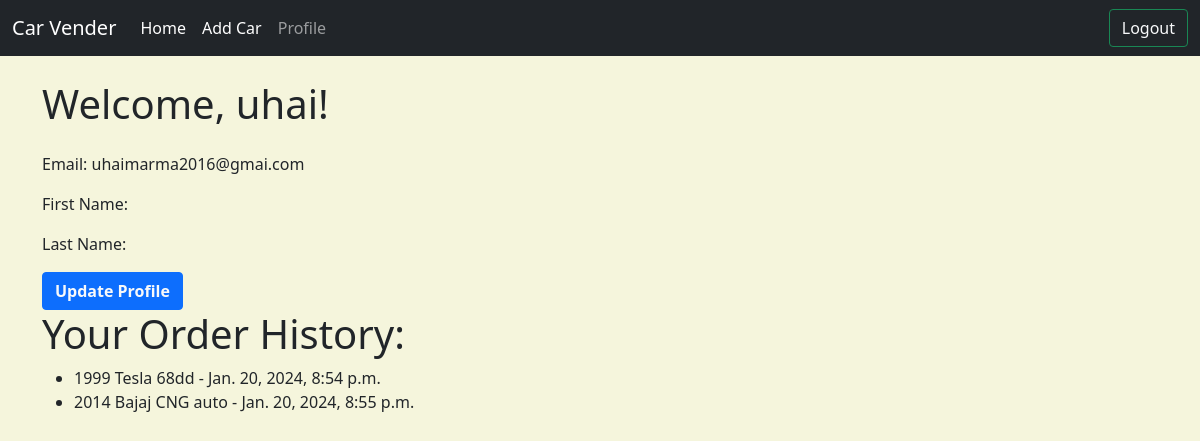
Screenshot of /user_auth/profile/ (signed in) with the database file from the repository.
### car_stores/models.py (models this page shows, shortened)
class Purchase(models.Model):
    buyer = models.ForeignKey(AuthUser, on_delete=models.CASCADE)
    car = models.ForeignKey(Car, on_delete=models.CASCADE)
    purchase_date = models.DateTimeField(auto_now_add=True)

class Car(models.Model):
    brand = models.ForeignKey(
        Brand, on_delete=models.CASCADE, related_name='cars')
    name = models.CharField(max_length=100)
    description = models.TextField()
    quantity = models.PositiveIntegerField()
    price = models.DecimalField(max_digits=10, decimal_places=2)
    year = models.IntegerField()
    model_name = models.CharField(max_length=100)
    image = models.ImageField(
        upload_to='car_stores/media/uploads/', blank=True, null=True)
    def __str__(self):
        return f"{self.year} {self.brand} {self.model_name}"

class Brand(models.Model):
    name = models.CharField(max_length=100, unique=True)
    country = models.CharField(max_length=50)
    def __str__(self):
        return self.name

### user_auth/views.py (the view)
# urls.py: path('profile/', views.profile, name='profile'),
def profile(request):
    if request.user.is_authenticated:
        user_purchases = Purchase.objects.filter(buyer=request.user)
        user = request.user
        data = {
            'username': user.username,
            'email': user.email,
            'first_name': user.first_name,
            'last_name': user.last_name,
        }
        return render(request, 'profile.html', {'data': data, 'user_purchases': user_purchases})
    else:
        return redirect('login')

### user_auth/templates/profile.html
{% extends 'base.html' %}
{% block content %}
{% if data %}
<h1 class="my-4">Welcome, {{ data.username }}!</h1>
<p>Email: {{ data.email }}</p>
<p>First Name: {{data.first_name}} </p>
<p>Last Name: {{data.last_name}} </p>
{% else %}
<p>Please log in to view your profile.</p>
{% endif %}
<button class="btn btn-primary">
    <a class="text-decoration-none fw-bold text-light"
        href="{% url 'updateProfile' %}">Update Profile</a>
</button>
{% if user_purchases %}
<h1>Your Order History:</h1>
<ul>
    {% for purchase in user_purchases %}
    <li>{{ purchase.car }} - {{ purchase.purchase_date }}</li>
    {% endfor %}
</ul>
{% else %}
<p>You haven't made any purchases yet.</p>
{% endif %}
{% endblock %}

### rows the page displays
Purchase: car "1999 Tesla 68dd", purchase_date "Jan. 20, 2024, 8:54 p.m."
Purchase: car "2014 Bajaj CNG auto", purchase_date "Jan. 20, 2024, 8:55 p.m."

### other values shown
{{ data.username }} "uhai"
{{ data.email }} "uhaimarma2016@gmai.com"
